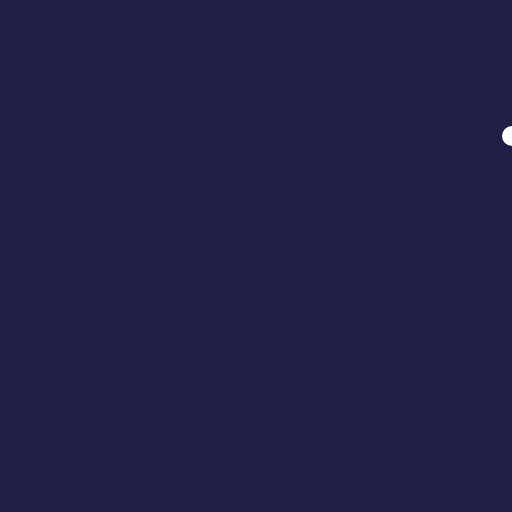
Frame 1 (no input)
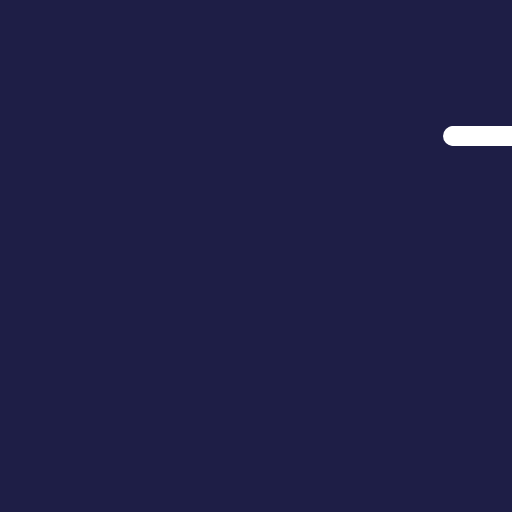
Frame 60 (no input)
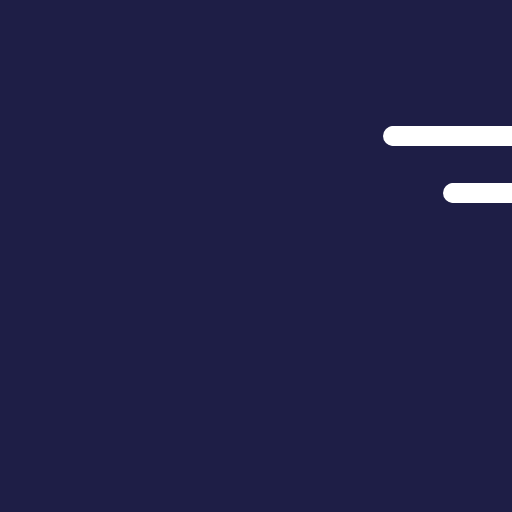
Frame 120 (the mouse pressed at the canvas centre since frame 60)

The p5.js sketch that drew these frames (run headless with seeded random() and noise() and a simulated clock; from frame 60 on, the mouse is pressed at the canvas centre):

// p5.js sketch
// ── sketch.js
const canvas_w = 512;
const canvas_h = 512;

const streakers = [];

function setup() {
  createCanvas(canvas_w, canvas_h);
  background(30, 30, 70);

  streakers.push(new Streaker());
}


function draw() {
	for (let streaker of streakers) {
		streaker.draw();
  	streaker.update();
	}
}


function mousePressed() {
	streakers.push(new Streaker());
}


function rand_wall() {
  const i = floor(random(4));

  switch (i) {
    case 0:
      x = 0;
      y = random();
      break;
    case 1:
      x = random();
      y = 0;
      break;
    case 2:
      x = 1;
      y = random();
      break;
    default:
      x = random();
      y = 1;
      break;
  }

  return createVector(x, y);
}


class Streaker {
  constructor() {
    this.p = rand_wall();

   	this.v = createVector();
   	if (this.p.x == 0) {
   		this.p.y = map(this.p.y, 0, 1, height * 0.1, height * 0.9);
   		this.v.set(1, 0);
   	} else if (this.p.y == 0) {
   		this.p.x = map(this.p.x, 0, 1, width * 0.1, width * 0.9);
   		this.v.set(0, 1);
   	} else if (this.p.x == 1) {
   		this.p.y = map(this.p.y, 0, 1, height * 0.1, height * 0.9);
   		this.p.x *= width;
   		this.v.set(-1, 0);
   	} else if (this.p.y == 1) {
   		this.p.x = map(this.p.x, 0, 1, width * 0.1, width * 0.9);
   		this.p.y *= height;
   		this.v.set(0, -1);
   	}


   	this.r = 10;
  	this.circle_route_r = 50;
  	this.circle_route_c = createVector();
  	this.circle_route_a = null;
  	this.circle_route_da = 0.02;
  	this.circle_route_cum_a = 0;
  	this.is_circling = false;
  }

  start_circle() {
  	// holy shit this got bad
  	if (this.v.x != 0) {
  		if (this.p.y > height / 2) {
  			if (this.v.x > 0) {
	  			// Bottom left -> right *
	  			this.circle_route_a = this.v.heading() - PI;
	  			this.circle_route_da = 0.02;
	  		} else {
	  			// Bottom right -> left *
	  			this.circle_route_a = this.v.heading();
	  			this.circle_route_da = -0.02;
	  		}
  			this.circle_route_c.set(
  				this.p.x,
  				this.p.y - this.circle_route_r,
  			);
  		} else {
  			if (this.v.x > 0) {
	  			// Top left -> right *
	  			this.circle_route_a = this.v.heading();
	  			this.circle_route_da = -0.02;
	  		} else {
	  			// Top right -> left *
	  			this.circle_route_a = this.v.heading() - PI;
	  			this.circle_route_da = 0.02;
	  		}
  			this.circle_route_c.set(
  				this.p.x,
  				this.p.y + this.circle_route_r,
  			);
  		}
  	} else if (this.p.x > width / 2) {
  		if (this.v.y > 0) {
  			// Right hand side top -> bottom *
  			this.circle_route_a = this.v.heading() - PI;
  			this.circle_route_da = -0.02;
  		} else {
  			// Right hand side bottom -> top *
  			this.circle_route_a = this.v.heading();
  			this.circle_route_da = 0.02;
  		}
  			this.circle_route_c.set(
  				this.p.x - this.circle_route_r,
  				this.p.y,
  			);
  		} else {
  			if (this.v.y > 0) {
  				// Left hand side top -> bottom *
	  			this.circle_route_a = this.v.heading();
	  			this.circle_route_da = 0.02;
	  		} else {
	  			// Left hand side bottom -> top *
	  			this.circle_route_a = this.v.heading() - PI;
	  			this.circle_route_da = -0.02;
	  		}
  			this.circle_route_c.set(
  				this.p.x + this.circle_route_r,
  				this.p.y,
  			);
  		}

  	this.circle_route_cum_a = 0;
  	this.is_circling = true;
  }

  circle_route() {
  	if (!this.is_circling) {
  		const buffer = width / 3;
  		const d = dist(this.p.x, this.p.y, width / 2, height / 2);

  		if (d < buffer && random() > 0.99) {
  			this.start_circle();
  		}
  	} else {
  		this.p.set(
        this.circle_route_c.x - sin(this.circle_route_a) * this.circle_route_r,
  			this.circle_route_c.y - cos(this.circle_route_a) * this.circle_route_r,
  		);

  		this.circle_route_a += this.circle_route_da;
  		this.circle_route_cum_a += abs(this.circle_route_da);
  		if (this.circle_route_cum_a > PI / 3) {
  			if (this.circle_route_cum_a % (PI / 2) < 0.1 && random() > 0.75) {
  				this.is_circling = false;
  				
  				this.v.set(
  					round(cos(this.circle_route_a)) * this.circle_route_da / abs(this.circle_route_da), 
  					round(sin(this.circle_route_a)) * this.circle_route_da / abs(this.circle_route_da), 
  				)
  			}
  		}
  	}
  }

  update() {
  	if (!this.circling) {
  		this.p.add(this.v);
  	}

  	this.circle_route();
  }

  draw() {
  	push();
  	noStroke();
  	ellipse(this.p.x, this.p.y, this.r * 2, this.r * 2);
  	pop();
  }
}
